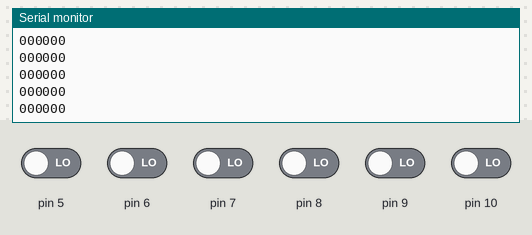
Simulated run of this sketch. Board: Arduino Uno, built with avr-gcc and run on an emulated ATmega328P. Parts: the last lines printed to the serial monitor. The inputs (shaded band) are chosen by the test bench; at power-on: pin 5–10 LOW.

Above: at 1.2 s.
1.3 s: pin 5 driven HIGH
At 1.31 s:
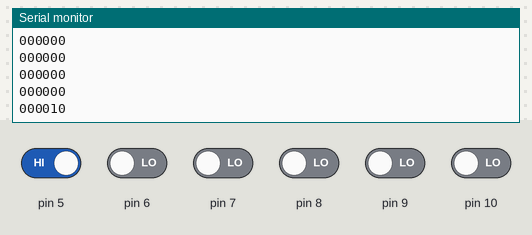
2.8 s: pin 6 driven HIGH
At 2.82 s:
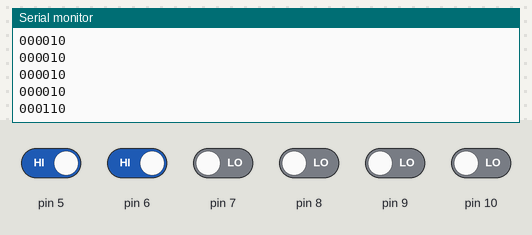
4.3 s: pin 7 driven HIGH
At 4.33 s:
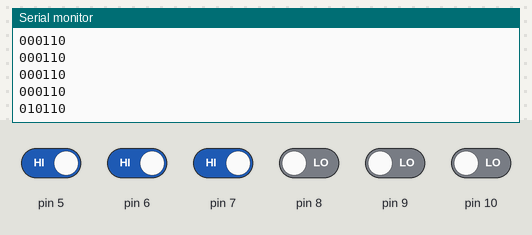
5.8 s: pin 8 driven HIGH
At 5.84 s:
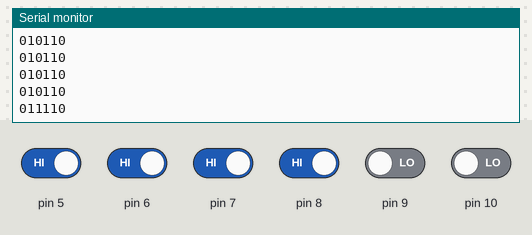
7.3 s: pin 9 driven HIGH
At 7.34 s:
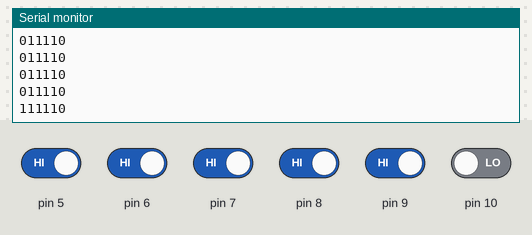
8.8 s: pin 10 driven HIGH
At 8.85 s:
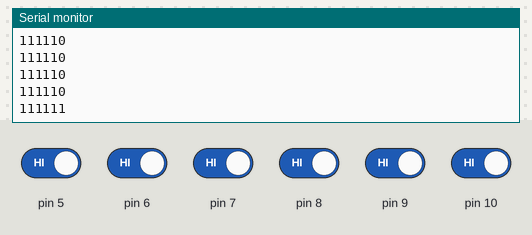
Timing chart, 0 to 11.3 s (numbered marks = the images above; inputs shaded):
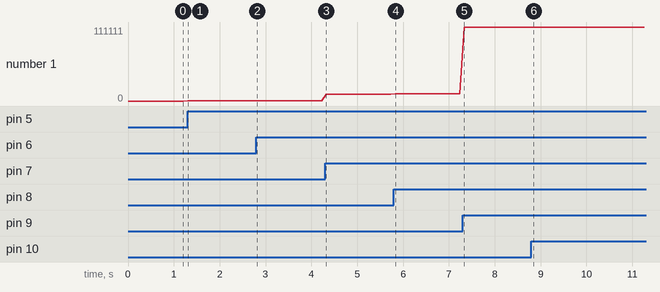

The sketch:

Attiny84_remote_serial.ino
```cpp
int redLED = 4;
int greenLED = 3;

void setup() {
  // put your setup code here, to run once:
  Serial.begin(9600);
  for (int thisPin = 5; thisPin < 11; thisPin++)  {
    pinMode(thisPin, INPUT);
  }
 //pinMode(greenLED, OUTPUT);
 //digitalWrite(greenLED, HIGH);
}


void loop()  {
  Serial.println(String(digitalRead(9)) + String(digitalRead(7)) + String(digitalRead(8)) + String(digitalRead(6)) + String(digitalRead(5)) + String(digitalRead(10)));
  delay(100);

}
```

Measured:
- after the input at 1.3 s, the serial monitor: prints a new line at once (image 1)
- after the input at 2.8 s, the serial monitor: prints a new line at once (image 2)
- after the input at 4.3 s, the serial monitor: prints a new line at once (image 3)
- after the input at 5.8 s, the serial monitor: prints a new line at once (image 4)
- after the input at 7.3 s, the serial monitor: prints a new line at once (image 5)
- after the input at 8.8 s, the serial monitor: prints a new line after 0.05 s (image 6)
- plotted number 1: 0 → 10 after the input at 1.3 s, 10 → 110 after the input at 2.8 s, 110 → 10110 after the input at 4.3 s, 10110 → 11110 after the input at 5.8 s, 11110 → 111110 after the input at 7.3 s
